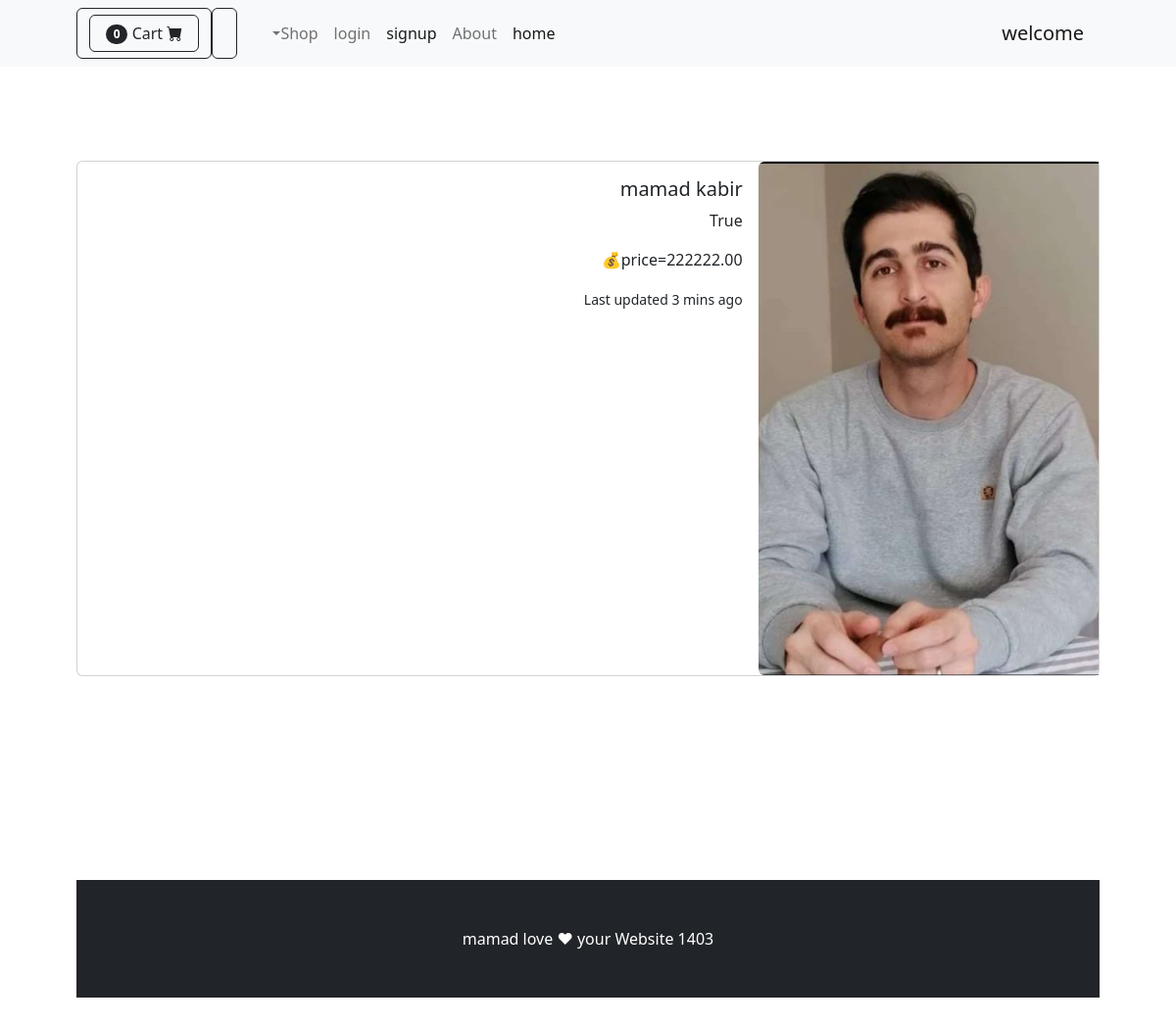
Page /merch/3 on the earlier database version.
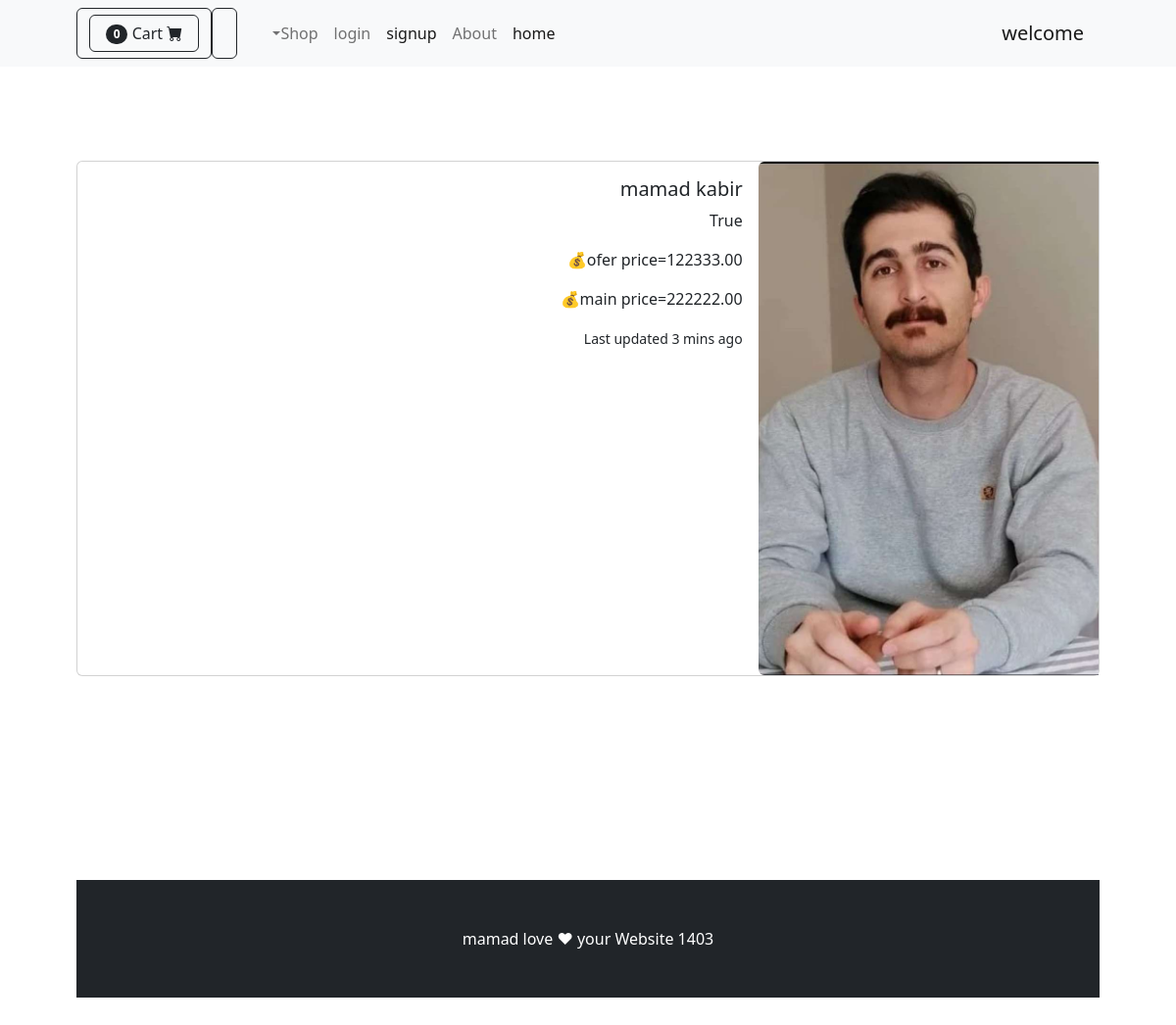
Same page on the later database version.
### pages/models.py (models this page shows, shortened)
class merch(models.Model):
    name= models.CharField(max_length=100)
    description = models.CharField(max_length=100, default=True,blank=True,null=True)
    price = models.DecimalField( max_digits=12,default=0, decimal_places=2,)
    catgory=models.ForeignKey(catgory,on_delete=models.CASCADE)
    picturee=models.ImageField(upload_to='upload/product/')
    is_sale=models.BooleanField(default=False)
    sale_price=models.DecimalField( max_digits=12,default=0, decimal_places=2,)

### pages/views.py (the view)
# urls.py: path('merch/<int:pk>',views.merch_page,name='merch'),
def merch_page(request,pk):
    product=merch.objects.get(id=pk)
    return render(request,"pages/merch.html",{'merch':product})

### pages/templates/pages/merch.html
{% extends "pages/base.html" %}
{% load static %}
{%block content%}
<br><br>
        <div class="container px-4 px-lg-5 my-5">
            <div class="card mb-3" >
                <div class="row g-0">
                  <div class="col-md-4">
                    <img src="{{merch.picturee.url}}" class="img-fluid rounded-start" alt="...">
                  </div>
                  <div class="col-md-8">
                    <div class="card-body">
                      <h5 class="card-title">{{merch.name}}</h5>
                      <p class="card-text">{{merch.description}}</p>
                      {%if merch.is_sale%}
                      <p class="card-text">ofer price={{merch.sale_price}}💰</p>
                      <p class="card-text">main price={{merch.price}}💰</p>
                      {%else%}
                      <p class="card-text">price={{merch.price}}💰</p>
                      {%endif%}
                      <p class="card-text"><small class="text-body-secondary">Last updated 3 mins ago</small></p>
                    </div>
                  </div>
                </div>
              </div>
<br><br><br><br><br><br><br><br>
{%endblock%}

### pages/templates/pages/base.html (shortened to what this page needs)
{% load static %}
<!DOCTYPE html>
<html lang="en">
    <head>
        <link href="https://cdn.jsdelivr.net/npm/bootstrap-icons@1.5.0/font/bootstrap-icons.css" rel="stylesheet" />
        <link href={% static "css/styles.css" %} rel="stylesheet" />
    </head>
    <body dir="rtl">
        {% include "pages/nav.html" %}
            {% block content %}
            {% endblock  %}
        <footer class="py-5 bg-dark">
            <div class="container"><p class="m-0 text-center text-white">mamad love &hearts; your Website 1403</p></div>
        </footer>
    </body>
</html>

### pages/templates/pages/nav.html (shortened to what this page needs)
 <nav class="navbar navbar-expand-lg navbar-light bg-light">
    <div class="container px-4 px-lg-5">
        <a class="navbar-brand" href="#!">welcome</a>
        <div class="collapse navbar-collapse" id="navbarSupportedContent">
            <ul class="navbar-nav me-auto mb-2 mb-lg-0 ms-lg-4">
                <li class="nav-item"><a class="nav-link active" aria-current="page" href="/">home</a></li>
                <li class="nav-item"><a class="nav-link" href="{%url "pages:about"%}">About</a></li>
                {% if user.is_authenticated  %}
                <li class="nav-item"><a class="nav-link" href="{%url "pages:logout"%}">logout</a></li>
                <li class="nav-item"><a class="nav-link" href="{%url "pages:update_user"%}">profile</a></li>
                {% else %}
                <li class="nav-item"><a class="nav-link active" aria-current="page" href="{%url "pages:signup"%}">signup</a></li>
                <li class="nav-item"><a class="nav-link" href="{%url "pages:login"%}">login</a></li>
                {% endif %}
                <li class="nav-item dropdown">
                    <a class="nav-link dropdown-toggle" id="navbarDropdown" href="#" role="button" data-bs-toggle="dropdown" aria-expanded="false">Shop</a>
                </li>
            </ul>
            <form class="d-flex">
                <a href={%url "pages:cart1"%} class="btn btn-outline-dark" >
                <button class="btn btn-outline-dark" type="submit">
                    <i class="bi-cart-fill me-1"></i>
                    <span class="badge bg-dark text-white ms-1 rounded-pill">0</span>
                </a>
            </form>
        </div>
    </div>
</nav>

Differences in the rows shown:
changed merch "mamad kabir": is_sale False → True (drawn); sale_price (not shown) → "122333.00"
Other differences:
text no longer shown: "price="
text now shown: "ofer price= main price="
